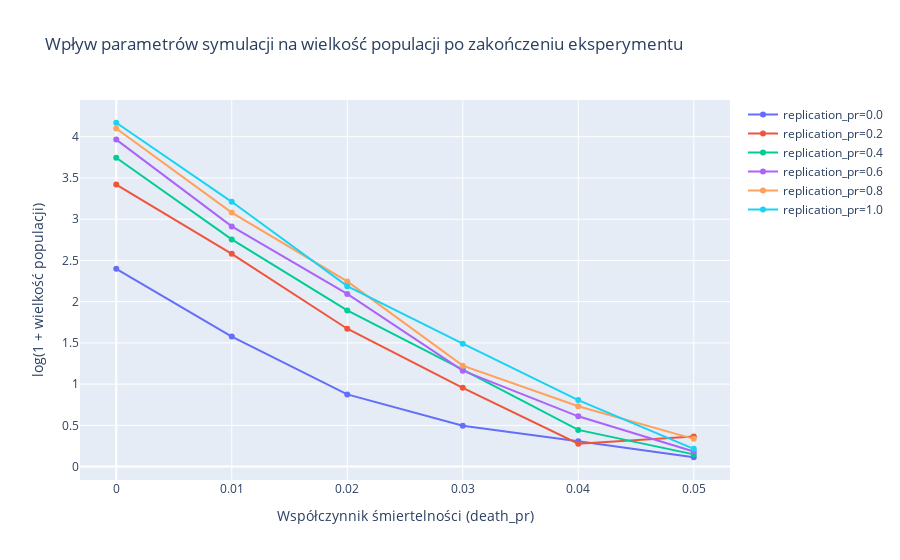

Notebook cell for this chart:
### Code cell
Plots.line(
    data=results, 
    x=death_pr, 
    lvl=replication_pr, 
    lvl_name="replication_pr", 
    swap=False, 
    labels=labels
).show()

### Figure 1 — Plotly figure (JSON) as saved in the notebook; plotly's stock layout.template omitted (floating-point values rounded to 4 significant figures)
{"data": [{"name": "replication_pr=0.0", "type": "scatter", "x": [0, 0.01, 0.02, 0.03, 0.04, 0.05], "y": [2.398, 1.577, 0.8755, 0.4947, 0.3075, 0.1133]}, {"name": "replication_pr=0.2", "type": "scatter", "x": [0, 0.01, 0.02, 0.03, 0.04, 0.05], "y": [3.42, 2.58, 1.671, 0.9555, 0.2776, 0.3646]}, {"name": "replication_pr=0.4", "type": "scatter", "x": [0, 0.01, 0.02, 0.03, 0.04, 0.05], "y": [3.745, 2.755, 1.893, 1.176, 0.4447, 0.1484]}, {"name": "replication_pr=0.6", "type": "scatter", "x": [0, 0.01, 0.02, 0.03, 0.04, 0.05], "y": [3.965, 2.912, 2.094, 1.163, 0.6098, 0.1823]}, {"name": "replication_pr=0.8", "type": "scatter", "x": [0, 0.01, 0.02, 0.03, 0.04, 0.05], "y": [4.1, 3.08, 2.245, 1.224, 0.7324, 0.3365]}, {"name": "replication_pr=1.0", "type": "scatter", "x": [0, 0.01, 0.02, 0.03, 0.04, 0.05], "y": [4.169, 3.211, 2.188, 1.491, 0.8065, 0.2151]}], "layout": {"title": {"text": "Wpływ parametrów symulacji na wielkość populacji po zakończeniu eksperymentu"}, "xaxis": {"title": {"text": "Współczynnik śmiertelności (death_pr)"}}, "yaxis": {"title": {"text": "log(1 + wielkość populacji)"}}}}
